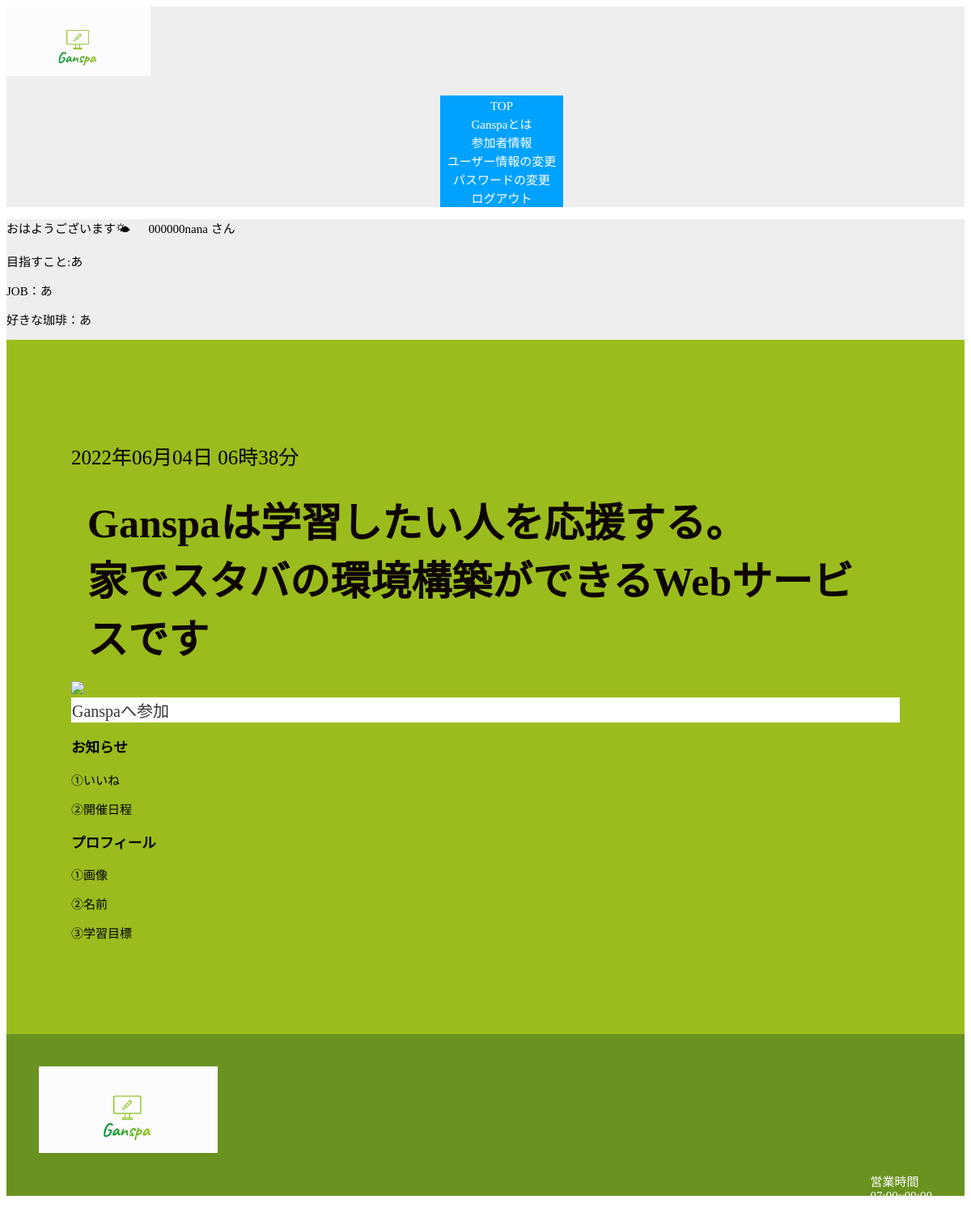
Page /Ganspa/top/ (signed in) on the committed database.
### basefunction/models.py (models this page shows)
class Account(models.Model):
    user=models.OneToOneField(User,on_delete=models.CASCADE)
    goal=models.CharField(max_length=100)
    coffee=models.BooleanField(max_length=100)
    job=models.CharField(max_length=100)
    fullname=models.CharField(max_length=100)
    coffee_like=models.CharField(max_length=100)
    class Meta:
        verbose_name='ユーザー情報'
        verbose_name_plural='ユーザー情報'
    def __str__(self):
        return self.fullname+'('+self.user.username+')'

### basefunction/views.py (the view)
# urls.py: path("top/",views.topView.as_view(),name="top"),
class topView(View):
    def get(self,request,*args,**kwargs):
        account=Account.objects.get(user=request.user)
        print(account)
        params={}
        params["account"]=account
        return render(request,"basefunction/top.html",context=params)

### basefunction/templates/basefunction/top.html (shortened to what this page needs)
<!doctype html>
{% extends "basefunction/base.html" %}
{% load static %}
    {% block css %}
    <link rel="stylesheet" type="text/css" href="{% static 'basefunction/css/top.css' %}"/>
    {% endblock %}
    {% block content %}
    <div class="header">
    <div class="memmber-info">
        {% if user.is_authenticated %}
        <p>おはようございます🌤 　 {{ account.fullname }} さん</p>
        <p>目指すこと:{{ account.goal }}</p>
        <p>JOB：{{ account.job }}</p>
        <p>好きな珈琲：{{ account.coffee_like }}</p>
        {% endif %}
    </div>
    <div class="main">
        <div class="top-wrapper">
        <div class="copy-container">
            <p>{% now "Y年m月d日 h時i分" %}</p>
            <h1>Ganspaは学習したい人を応援する。<br>
                家でスタバの環境構築ができるWebサービスです</h1>
            <img src="{% static 'basefunction/img/cafe.png' %}" class="cafe"/><br>
            <a href="https://us05web.zoom.us/j/81931427678?pwd=TjRSb2hHNko0Nk1ycExnZlpwWnd2Zz09">Ganspaへ参加</a>
        </div>
        </div>
        <div class="message">
            <h3>お知らせ</h3>
            <p>①いいね</p>
            <p>②開催日程</p>
        <div class="profile">
            <h3>プロフィール</h3>
            <p>①画像</p>
            <p>②名前</p>
            <p>③学習目標</p>
        </div>
        </div>
    </div>
    <div class="footer">
        <div class="footer-logo">
            <img src="{% static 'basefunction/img/logo2.png' %}" class="logo2" alt="Ganspa">
        </div>
        <div class="footer-list">
            <ul>
            <li>営業時間</li>
            <li>07:00~09:00</li>
            <li>17:00~22:00</li>
            </ul>
        </div>
    </div>
    {% endblock %}

### basefunction/static/basefunction/css/base.css (style rules this page uses)
body { font-family:'Hiragino Kaku Gothic Pro','Meiryo','sans-serif'; font-size: 15px; }
.header { margin: 0 auto; background-color: #eee; }
a { text-decoration:none; color: #333; display:block; }

### basefunction/static/basefunction/css/top.css (style rules this page uses)
body { font-family:'Hiragino Kaku Gothic Pro','Meiryo','sans-serif'; font-size: 15px; }
h1 { margin:20px; color:#0e0500; }
.cafe { height: 500px; }
li { list-style:none; }
.main { padding:100px 80px; background-color:#9bbc1d; }
.copy-container h1 { font-size:50px; }
.copy-container p { font-size:25px; }
.copy-container a { font-size:20px; color:red; background:#fff; border: 1px solid #fff; color: #333; transition: all .15s ease; }
.footer { background-color:#699220; color:#fff; height:120px; padding:40px; }
.footer-logo { float:left; display: block; width: auto; height:auto; }
.footer-logo img { width: 20%; height:auto; display:inline-block; margin-bottom:5px; text-align: left; }
.footer-list { float:right; }

### rows in the picture
Account: fullname "000000nana", goal "あ", job "あ", coffee_like "あ"
